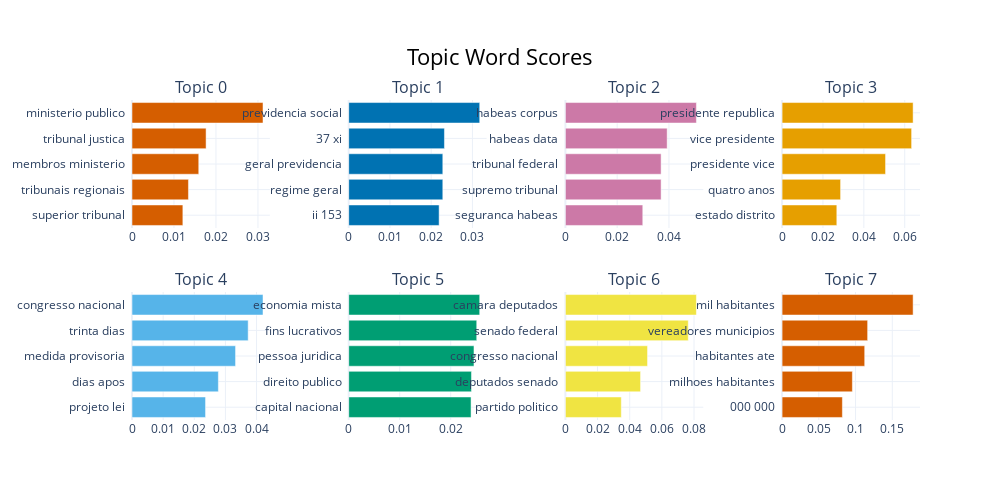

Source (notebook cell):
### Code cell
model.visualize_barchart()

### Figure 1 — Plotly figure (JSON) as saved in the notebook; plotly's stock layout.template omitted (floating-point values rounded to 4 significant figures)
{"data": [{"marker": {"color": "#D55E00"}, "orientation": "h", "type": "bar", "x": [0.01211, 0.01345, 0.0159, 0.01765, 0.03121], "xaxis": "x", "y": ["superior tribunal  ", "tribunais regionais  ", "membros ministerio  ", "tribunal justica  ", "ministerio publico  "], "yaxis": "y"}, {"marker": {"color": "#0072B2"}, "orientation": "h", "type": "bar", "x": [0.02193, 0.02282, 0.02282, 0.02322, 0.03177], "xaxis": "x2", "y": ["ii 153  ", "regime geral  ", "geral previdencia  ", "37 xi  ", "previdencia social  "], "yaxis": "y2"}, {"marker": {"color": "#CC79A7"}, "orientation": "h", "type": "bar", "x": [0.02989, 0.03697, 0.03697, 0.03932, 0.05061], "xaxis": "x3", "y": ["seguranca habeas  ", "supremo tribunal  ", "tribunal federal  ", "habeas data  ", "habeas corpus  "], "yaxis": "y3"}, {"marker": {"color": "#E69F00"}, "orientation": "h", "type": "bar", "x": [0.02677, 0.02861, 0.05061, 0.06336, 0.06409], "xaxis": "x4", "y": ["estado distrito  ", "quatro anos  ", "presidente vice  ", "vice presidente  ", "presidente republica  "], "yaxis": "y4"}, {"marker": {"color": "#56B4E9"}, "orientation": "h", "type": "bar", "x": [0.02362, 0.02774, 0.03326, 0.03731, 0.04207], "xaxis": "x5", "y": ["projeto lei  ", "dias apos  ", "medida provisoria  ", "trinta dias  ", "congresso nacional  "], "yaxis": "y5"}, {"marker": {"color": "#009E73"}, "orientation": "h", "type": "bar", "x": [0.02399, 0.02407, 0.02456, 0.0251, 0.02569], "xaxis": "x6", "y": ["capital nacional  ", "direito publico  ", "pessoa juridica  ", "fins lucrativos  ", "economia mista  "], "yaxis": "y6"}, {"marker": {"color": "#F0E442"}, "orientation": "h", "type": "bar", "x": [0.03476, 0.04675, 0.05109, 0.07642, 0.08148], "xaxis": "x7", "y": ["partido politico  ", "deputados senado  ", "congresso nacional  ", "senado federal  ", "camara deputados  "], "yaxis": "y7"}, {"marker": {"color": "#D55E00"}, "orientation": "h", "type": "bar", "x": [0.08207, 0.09567, 0.1124, 0.1164, 0.1784], "xaxis": "x8", "y": ["000 000  ", "milhoes habitantes  ", "habitantes ate  ", "vereadores municipios  ", "mil habitantes  "], "yaxis": "y8"}], "layout": {"annotations": [{"font": {"size": 16}, "showarrow": false, "text": "Topic 0", "x": 0.0875, "xanchor": "center", "xref": "paper", "y": 1, "yanchor": "bottom", "yref": "paper"}, {"font": {"size": 16}, "showarrow": false, "text": "Topic 1", "x": 0.3625, "xanchor": "center", "xref": "paper", "y": 1, "yanchor": "bottom", "yref": "paper"}, {"font": {"size": 16}, "showarrow": false, "text": "Topic 2", "x": 0.6375, "xanchor": "center", "xref": "paper", "y": 1, "yanchor": "bottom", "yref": "paper"}, {"font": {"size": 16}, "showarrow": false, "text": "Topic 3", "x": 0.9125, "xanchor": "center", "xref": "paper", "y": 1, "yanchor": "bottom", "yref": "paper"}, {"font": {"size": 16}, "showarrow": false, "text": "Topic 4", "x": 0.0875, "xanchor": "center", "xref": "paper", "y": 0.4, "yanchor": "bottom", "yref": "paper"}, {"font": {"size": 16}, "showarrow": false, "text": "Topic 5", "x": 0.3625, "xanchor": "center", "xref": "paper", "y": 0.4, "yanchor": "bottom", "yref": "paper"}, {"font": {"size": 16}, "showarrow": false, "text": "Topic 6", "x": 0.6375, "xanchor": "center", "xref": "paper", "y": 0.4, "yanchor": "bottom", "yref": "paper"}, {"font": {"size": 16}, "showarrow": false, "text": "Topic 7", "x": 0.9125, "xanchor": "center", "xref": "paper", "y": 0.4, "yanchor": "bottom", "yref": "paper"}], "height": 500, "hoverlabel": {"bgcolor": "white", "font": {"family": "Rockwell", "size": 16}}, "showlegend": false, "title": {"font": {"color": "Black", "size": 22}, "text": "Topic Word Scores", "x": 0.5, "xanchor": "center", "yanchor": "top"}, "width": 1000, "xaxis": {"anchor": "y", "domain": [0, 0.175], "showgrid": true}, "xaxis2": {"anchor": "y2", "domain": [0.275, 0.45], "showgrid": true}, "xaxis3": {"anchor": "y3", "domain": [0.55, 0.725], "showgrid": true}, "xaxis4": {"anchor": "y4", "domain": [0.825, 1], "showgrid": true}, "xaxis5": {"anchor": "y5", "domain": [0, 0.175], "showgrid": true}, "xaxis6": {"anchor": "y6", "domain": [0.275, 0.45], "showgrid": true}, "xaxis7": {"anchor": "y7", "domain": [0.55, 0.725], "showgrid": true}, "xaxis8": {"anchor": "y8", "domain": [0.825, 1], "showgrid": true}, "yaxis": {"anchor": "x", "domain": [0.6, 1], "showgrid": true}, "yaxis2": {"anchor": "x2", "domain": [0.6, 1], "showgrid": true}, "yaxis3": {"anchor": "x3", "domain": [0.6, 1], "showgrid": true}, "yaxis4": {"anchor": "x4", "domain": [0.6, 1], "showgrid": true}, "yaxis5": {"anchor": "x5", "domain": [0, 0.4], "showgrid": true}, "yaxis6": {"anchor": "x6", "domain": [0, 0.4], "showgrid": true}, "yaxis7": {"anchor": "x7", "domain": [0, 0.4], "showgrid": true}, "yaxis8": {"anchor": "x8", "domain": [0, 0.4], "showgrid": true}}}
